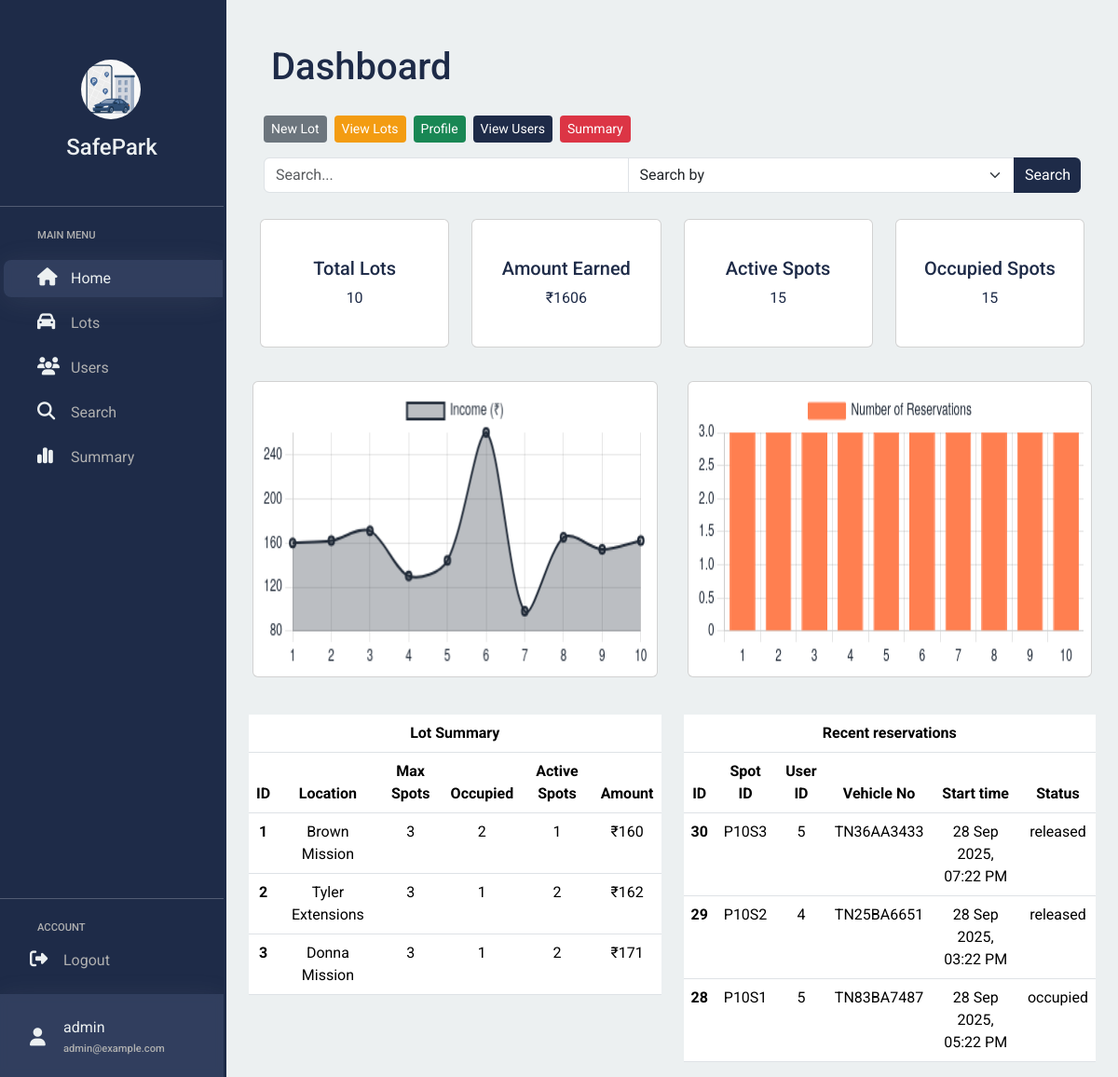
Page /admin/admin/dashboard (signed in) on the committed database.
### models/model.py (models this page shows)
class User(db.Model, UserMixin):
    __tablename__ = 'user'
    id = db.Column(db.Integer, primary_key=True,autoincrement=True)
    name=db.Column(db.String(150))
    email=db.Column(db.String(150),nullable=False,unique=True)
    address=db.Column(db.String(150))
    username = db.Column(db.String(150), nullable=False, unique=True)
    password = db.Column(db.String(150),nullable=False)
    role = db.Column(db.String(50), default='user')
    pin_code=db.Column(db.Integer,nullable=False)
    reservation=db.relationship('Reservation',backref=db.backref('user',lazy=True))

class Parking_lot(db.Model):
   __tablename__ = 'parking_lot'
   id = db.Column(db.Integer, primary_key=True,autoincrement=True)
   lot_location=db.Column(db.String(150),nullable=False)
   address=db.Column(db.String(150))
   pin_code=db.Column(db.Integer,nullable=False)
   price=db.Column(db.Integer,nullable=False)
   max_spots=db.Column(db.Integer,nullable=False)
   total_price=db.Column(db.Integer,nullable=False,default=0)
   reservation=db.relationship('Reservation',backref=db.backref('lots',lazy=True))

class Reservation(db.Model):
   __tablename__='reservation'
   id = db.Column(db.Integer, primary_key=True,autoincrement=True)
   spot_id=db.Column(db.String(100),db.ForeignKey('parking_spot.id'),nullable=False)
   lot_id=db.Column(db.Integer,db.ForeignKey('parking_lot.id'),nullable=False)
   customer_id=db.Column(db.Integer,db.ForeignKey('user.id'),nullable=False)
   vehicle_no=db.Column(db.String(10),nullable=False)
   start_time=db.Column(db.DateTime(timezone=True),nullable=False,default=lambda:datetime.now(ZoneInfo("Asia/Kolkata")))
   end_time=db.Column(db.DateTime(timezone=True))
   price_earned=db.Column(db.Integer,default=0)
   status=db.Column(db.String(20),default='occupied')

### controllers/login_controller.py (the view, shortened to what this page needs)
@main.route('/<role>/<username>', methods=['GET', 'POST'])
@main.route('/<role>/<username>/dashboard', methods=['GET', 'POST'])
@login_required
def dashboard(role,username):
    lots=Parking_lot.query.all()
    if current_user.role=='admin':
        total_lots=len(lots)
        amount=0
        dict={}
        dict2={}
        active=0
        occupied=0
        for lot in lots:
            amount=amount+lot.total_price
            dict[lot.id]=lot.total_price
            dict2[lot.id]=len(lot.reservation)
        spots=Parking_spot.query.all()
        for spot in spots:
            if spot.status=="active":
                active+=1
            elif spot.status=="occupied":
                occupied+=1
        reservations=list(Reservation.query.order_by(Reservation.id.desc()).limit(3).all())
        print(reservations)
        return render_template("/admin/admin_dashboard.html",dict=dict,dict2=dict2,user=current_user,lots=lots,total=total_lots,reservations=reservations,amount=amount,active=active,occupied=occupied)

### app.py (called while the page is built)
@login_manager.user_loader
def load_user(user_id):
    return User.query.get(int(user_id))

### templates/admin/admin_dashboard.html (shortened to what this page needs)
{% extends "base/main_base.html" %}
{% block title2 %}Dashboard{% endblock %}
{% block side %}
<a href="{{url_for('main.dashboard',role=current_user.role, username=current_user.username)}}">
  <div class="ps-sm-3 my-1 ps-lg-4 ps-4 p-2 row active">
    <div class="col-1"><i class="fa-solid icon fa-house"></i></div>
    <div class="ps-4 col-6 d-sm-none d-lg-block light">Home</div>
  </div>
</a>
<a href="{{url_for('main.lots',role=current_user.role, username=current_user.username)}}">
  <div class="ps-sm-3 my-1 ps-lg-4 ps-4 p-2 row inactive">
    <div class="col-1"><i class="fa-solid icon fa-car"></i></div>
    <div class="ps-4 col-6 d-sm-none d-lg-block grey">Lots</div>
  </div>
</a>
<a href="{{url_for('main.admin_users',role=current_user.role, username=current_user.username)}}">
  <div class="ps-sm-3 my-1 ps-lg-4 ps-4 p-2 row inactive">
    <div class="col-1"><i class="fa-solid icon fa-users"></i></div>
    <div class="ps-4 col-6 d-sm-none d-lg-block grey ">Users</div>
  </div>
</a>
<a href="{{url_for('main.search_all',role=current_user.role, username=current_user.username)}}">
  <div class="ps-sm-3 my-1 ps-lg-4 ps-4 p-2 row inactive">
    <div class="col-1"><i class="fa-solid icon fa-search"></i></div>
    <div class="ps-4 col-6 d-sm-none d-lg-block grey">Search</div>
  </div>
</a>
<a href="{{url_for('main.summary',role=current_user.role, username=current_user.username)}}">
  <div class="ps-sm-3 my-1 ps-lg-4 ps-4 p-2 row inactive">
    <div class="col-1"><i class="fa-solid icon fa-chart-simple"></i></div>
    <div class="ps-4 col-6 d-sm-none d-lg-block grey">Summary</div>
  </div>
</a>
{% endblock %}
{% block search %}
<div class="mt-2 mb-3 ps-3 pe-3">
  <div class="d-flex flex-wrap gap-2 justify-content-start">
    <a href="{{ url_for('main.new_lot', role=current_user.role, username=current_user.username) }}"><span class="btn btn-sm btn-secondary " style="width:100%">New Lot</span></a>
    <a href="{{ url_for('main.lots', role=current_user.role, username=current_user.username) }}"><span class="btn btn-sm btn-warning" style="width:100%">View Lots</span></a>
    <a href="{{ url_for('main.profile', role=current_user.role, username=current_user.username) }}"> <span class="btn btn-sm btn-success" style="width:100%">Profile</span></a>
    <a href="{{ url_for('main.admin_users', role=current_user.role, username=current_user.username) }}"> <span class="btn btn-sm btn-primary" style="width:100%"> View Users</span></a>
    <a href="{{ url_for('main.summary', role=current_user.role, username=current_user.username) }}"> <span class="btn btn-sm btn-danger" style="width:100%">Summary</span></a>
  </div>
</div>
<div class="pe-3 ps-3">
  <form action="{{ url_for('main.search_admin', role=current_user.role, username=current_user.username) }}" method="POST">
    <div class="input-group mb-3">
      <input type="text" class="form-control" placeholder="Search..." name="search_value" id="search_value" required>
      <select class="form-select" name="search_by" id="search_by" required>
        <option value="" disabled selected>Search by</option>
      </select>
      <button class="btn btn-primary" type="submit">Search</button>
    </div>
  </form>
</div>
{% endblock %}
{% block mainblock %}
<div class="row row-cols-1">
  <div class="col row row-cols-2 ps-4 p-0 row-cols-lg-4">
    <div class="p-1 col"><div class="card pt-4 pb-4 m-2"><div class="card-body dark"><h5 class="card-title">   Total Lots </h5><p class="card-text">{{total}}</p></div></div></div>
    <div class="p-1 col"><div class="card pt-4 pb-4 m-2"><div class="card-body dark"><h5 class="card-title">Amount Earned</h5><p class="card-text">₹{{amount}}</p></div></div></div>
    <div class="p-1 col"><div class="card pt-4 pb-4 m-2"><div class="dark card-body"><h5 class="card-title">Active Spots</h5><p class="card-text">{{active}}</p></div></div></div>
    <div class="p-1 col"><div class="card pt-4 pb-4 m-2"><div class="card-body dark"><h5 class="card-title">Occupied Spots</h5><p class="card-text">{{occupied}}</p></div></div></div>
  </div>
  <div class="col"><div class="row row-cols-1 row-cols-lg-2">
    <div class="col"><div class="card m-4 mx-1 p-4 p-lg-2"> <canvas id="myChart2"></canvas></div></div>
    <div class="col">
    <div class="row"><div class="col"><div class="card m-4 mx-1 p-4 p-lg-2"> <canvas id="myChart3"></canvas></div></div></div>
    </div>
  </div></div>
</div>
<div class="row row-cols-1 row-cols-lg-2">
  <div class="col pt-3">
   <table class="table table-hover"><thead><th colspan="100%">Lot Summary</th></thead>
    <thead>
      <tr>
        <th scope="col">ID</th>
        <th scope="col">Location</th>
        <th scope="col" class="d-none d-sm-table-cell d-lg-none d-xl-table-cell">Max Spots</th>
        <th scope="col">Occupied</th>
        <th scope="col">Active Spots</th>
        <th scope="col">Amount</th>
      </tr>
    </thead>
    <tbody>{% for i in range(3) %}{% set j=lots[i] %}
      <tr>
        <th scope="row">{{j.id}}</th>
        <td>{{j.lot_location}}</td>
 <td class="d-none d-sm-table-cell d-lg-none d-xl-table-cell">{{j.max_spots}}</td>
 <td>{{ j.spots | selectattr('status', 'equalto', 'occupied') | list | length }}</td>
        <td>{{ j.spots | selectattr('status', 'equalto', 'active') | list | length }}</td>
           <td>₹{{j.total_price}}</td>
      </tr>{% endfor %}
    </tbody>
  </table></div>
  <div class="col pt-3">
   <table class="table table-hover"><thead><th colspan="100%">Recent reservations</th></thead>
    <thead>
      <tr>
        <th scope="col">ID</th>
        <th scope="col">Spot ID</th>
        <th scope="col">User ID</th>
        <th scope="col">Vehicle No</th>
            <th scope="col" class="d-none d-sm-table-cell d-lg-none d-xl-table-cell">Start time</th>
        <th class="col">Status</th>
      </tr>
    </thead>
    <tbody>{% for i in reservations %}
      <tr>
        <th scope="row">{{i.id}}</th>
        <td>{{i.spot_id}}</td>
        <td>{{i.customer_id}}</td>
        <td>{{i.vehicle_no}}</td>
        <td class="d-none d-sm-table-cell d-lg-none d-xl-table-cell">{{i.start_time.strftime('%d %b %Y, %I:%M %p') }}
</td>
<td>{{i.status}}</td>
      </tr>{% endfor %}
     </tbody>
  </table></div>
</div>
{% endblock %}
{% block script %}
<script>
  const dict={{ dict | tojson }}
  const dict2={{ dict2 | tojson }}
  const labels = Object.keys(dict);
  const values = Object.values(dict);
  const reservations=Object.values(dict2)
  const ctx2 = document.getElementById('myChart2');
  const ctx3 = document.getElementById('myChart3');
  new Chart(ctx2, {
    type: 'line',
    data: {
      labels: labels,
      datasets: [{
        label: 'Income (₹)',
        data: values,
        borderColor: '#1f2937',
        backgroundColor: 'rgba(31, 41, 55, 0.3)',
        borderWidth: 2,
        tension: 0.3,
        fill: true
      }]
    },
     options: {
      plugins: {
        tooltip: {
      enabled: true,
      mode: 'nearest',
      intersect: false
    },
        legend: { labels: { color: '#1f2937' } }
      },
      scales: {
        x: { ticks: { color: '#1f2937' } },
        y: { ticks: { color: '#1f2937' } }
      }
    }
  });
  new Chart(ctx3, {
    type: 'bar',
    data: {
      labels:labels,
      datasets: [{
        label: 'Number of Reservations',
        data: reservations,
         backgroundColor: '#ff7f50',
        borderColor: '#ff7f50',
        borderWidth: 1
      }]
    },
     options: {
      plugins: {
        tooltip: {
      enabled: true
    },
        legend: { labels: { color: '#1f2937' } }
      },
      scales: {
        x: { ticks: { color: '#1f2937' } },
        y: { ticks: { color: '#1f2937' } }
      }
    }
  });
</script>
{% endblock %}

### templates/base/main_base.html (shortened to what this page needs)
{% extends "base/base.html" %} {% block head_extra %}
<link rel="stylesheet" href="{{ url_for('static', filename='css/dashboard.css') }}" />
{% endblock %} {% block body %}
<div class="d-flex p-0 bg container-fluid">
  <div class="d-none d-sm-block side">
    <nav class="navbar p-0 h-100">
      <div class="bg p-0 h-100 side d-flex flex-column">
        <div class="p-0 pt-lg-5 p-lg-4 pt-sm-3 d-flex align-self-center">
          <a href="{{url_for('main.dashboard',role=current_user.role, username=current_user.username)}}">
            <div class="p-lg-3 align-self-center">
              <img src="/static/images/icon.png" class="icon-img" />
            </div>
            <div class="p-0  pb-2 light">
              <h4 class="d-sm-none d-lg-block">SafePark</h4>
            </div>
          </a>
        </div>
        <hr class="d-sm-block my-2 light">
        <div class="ps-3  pt-sm-3 pt-lg-2  d-flex flex-column">
          <h6 class="ps-4 p-2 d-sm-none d-lg-block">MAIN MENU</h6>
          {% block side %}{% endblock %}
        </div>
        <div class="mt-auto pb-0">
          <hr class="light" />
          <div class="p-3 p-sm-0 ps-sm-3 pb-sm-3 pt-0">
            <h6 class="ps-4 p-2 pb-0 d-sm-none d-lg-block">ACCOUNT</h6>
            <a href="{{url_for('main.login')}}">
              <div class="ps-sm-3 ps-4 p-2 row inactive logout">
                <div class="col-1">
                  <i class="fa-solid icon fa-right-from-bracket"></i>
                </div>
                <div class="ps-4 col-6 light grey d-sm-none d-lg-block">Logout</div>
              </div>
            </a>
          </div>
          <div class="p-3 pb-2 my-0 footer">
            <a href="{{url_for('main.profile',role=current_user.role, username=current_user.username)}}">
              <div class="ps-4 p-2 ps-sm-3  row d-flex align-items-center">
                <div class="col-1"><i class="fa-solid icon fa-user"></i></div>
                <div class="ps-4 col-6 d-sm-none d-lg-block light">
                  <div class="">{{current_user.username}}</div>
                  <div class="pt-1">
                    <h6>{{current_user.email}}</h6>
                  </div>
                </div>
              </div>
            </a>
          </div>
        </div>
      </div>
    </nav>
  </div>
  <div class="col-8 flex-grow-1 light-bg main">
    <div data-bs-spy="scroll" data-bs-target="#navbar-example3" data-bs-smooth-scroll="true" class="scrollspy-example-2"
      tabindex="0">
      <div>
        <h1 class="dark pt-lg-2 ps-4 pb-sm-1 my-4 pb-3"><div class="ps-4 pt-3">{% block title2 %}{% endblock %}</div></h1>
      </div>
<div class="ps-4 text-center pe-4">
      {% block search %}
      {% endblock %}
        {% block mainblock %}{% endblock %}
      </div>
    </div>
  </div>
</div>
{% endblock %}

### static/css/dashboard.css (style rules this page uses)
:root { --dark-main:#1E2B48; --bg:#ECF0F1; --light-main: #ffffff; --grey:rgb(176, 176, 176); --border-radius:0.3rem; --orange:#f39c12; --text:"Roboto",sans-serif; }
* { font-family: var(--text); }
a { text-decoration: none; }
.light { color:var(--bg); }
.dark { color:var(--dark-main) }
.icon-img { height:4rem; width:4rem; border-radius: 50%; }
.light-bg { background: var(--bg); }
.bg { background: var(--dark-main); width:100%; }
.icon { font-size: 1.2rem; color: var(--bg); }
.btn { border:none; width:4.5rem; }
.btn-primary { background: var(--dark-main); }
.main { min-height:100vh; z-index: 1; position: relative; margin-top: 70px; }
h6 { font-size: 0.7rem; color: var(--grey); }
.side { width:243px; }
.active,.inactive { width:105%; border-top-left-radius: 8px; border-bottom-left-radius: 8px; }
.btn-warning { color:white; background: var(--orange); }
canvas { min-height: 300px !important; }
.grey { color:var(--grey); }
.btn-warning { background: var(--orange); }
.active,.footer { background: rgba(78, 94, 127, 0.4); box-shadow: 0 4px 30px rgba(180, 180, 180, 0.1); backdrop-filter: blur(5px); -webkit-backdrop-filter: blur(5px); }
@media (min-width: 991.98px) { .main { margin-top: 0px; } }
@media (min-width: 991.98px) { .side nav.navbar { position: fixed; top: 0; bottom: 0; left: 0; width: 240px; z-index: 1030; background-color: var(--dark-main); overflow-y: auto; } }

### rows in the picture
User: username "admin", email "admin@example.com"
Parking_lot: id "1", lot_location "Brown Mission", max_spots "3", total_price "160"
Parking_lot: id "2", lot_location "Tyler Extensions", max_spots "3", total_price "162"
Parking_lot: id "3", lot_location "Donna Mission", max_spots "3", total_price "171"
Reservation: id "30", spot_id "P10S3", customer_id "5", vehicle_no "TN36AA3433", start_time "28 Sep 2025, 07:22 PM", status "released"
Reservation: id "29", spot_id "P10S2", customer_id "4", vehicle_no "TN25BA6651", start_time "28 Sep 2025, 03:22 PM", status "released"
Reservation: id "28", spot_id "P10S1", customer_id "5", vehicle_no "TN83BA7487", start_time "28 Sep 2025, 05:22 PM", status "occupied"

### other values in the picture
{{ total }} "10"
{{ amount }} "1606"
{{ active }} "15"
{{ occupied }} "15"
{{ j.spots | selectattr('status', 'equalto', 'occupied') | list | length }} "2" "1" "1"
{{ j.spots | selectattr('status', 'equalto', 'active') | list | length }} "1" "2" "2"
chart data {{ dict | tojson }} {"1": 160, "2": 162, "3": 171, "4": 130, "5": 144, "6": 260, "7": 98, "8": 165, "9": 154, "10": 162}
chart data {{ dict2 | tojson }} {"1": 3, "2": 3, "3": 3, "4": 3, "5": 3, "6": 3, "7": 3, "8": 3, "9": 3, "10": 3}
